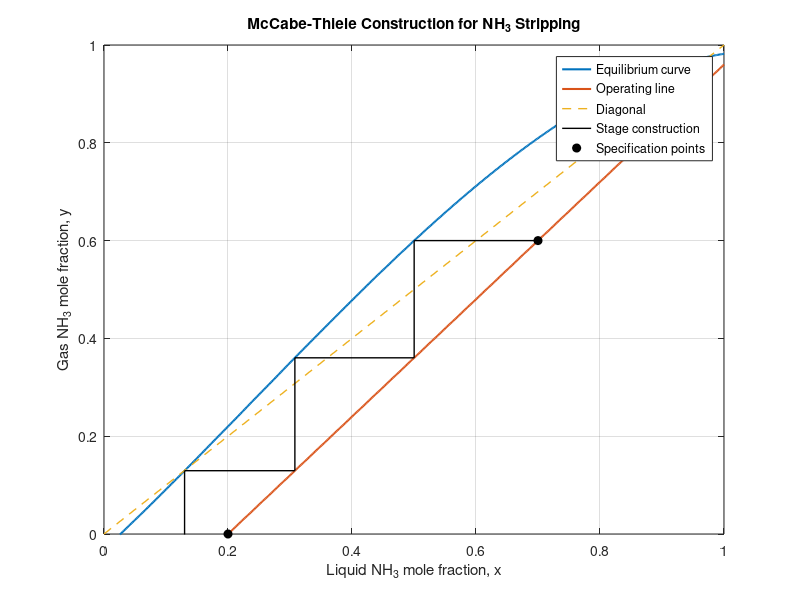

Reproduce this figure in MATLAB.
%%%%%%%%%%%%%%%%%%%%%%%%%%%%%%%%%%%%%%%%%%%%%%%%%%%%%%%%%%%%%%%%%%%%%%%%%%%
% Process Simulation Laboratory-I
%
% Aim: To design a counter-current stripping column for the recovery of
%      ammonia from a liquid stream and to determine the theoretical stages,
%      column area, HTU, NTU and stripping tower height using the
%      McCabe-Thiele and HTU-NTU methods.
%
% Author: Mridun Gupta, (IMT.CE, 2024)
%
% Roll Number: J24IMT624
%%%%%%%%%%%%%%%%%%%%%%%%%%%%%%%%%%%%%%%%%%%%%%%%%%%%%%%%%%%%%%%%%%%%%%%%%%%

clc;
clear;
close all;

format short g;
format compact;

%% ----------------------- GIVEN DATA --------------------------------------

% Liquid compositions
% xb -> Liquid inlet NH3 mole fraction
% xa -> Liquid outlet NH3 mole fraction
xb = 0.70;
xa = 0.20;

% Gas compositions
% yb -> Gas outlet NH3 mole fraction
% ya -> Gas inlet NH3 mole fraction
yb = 0.60;
ya = 0.00;

% Operating conditions
F = 100;                    % Feed flow rate, kg/h
T = 300;                    % Operating temperature, K
P = 0.7;                    % Operating pressure, bar
D = 1;                      % Column diameter, m

% Liquid flow rate and volumetric liquid-phase mass-transfer coefficient
L = 100;                    % Liquid flow rate, kg/h
Kxa = 20;                   % Volumetric liquid-phase coefficient, as supplied

% VLE data
x_data = [ ...
    0.10 0.20 0.30 0.40 0.50 0.60 0.70 0.80 0.90 1.00];

y_data = [ ...
    0.10 0.20 0.35 0.50 0.60 0.70 0.80 0.90 0.95 0.98];

%% ----------------------- VALIDATION OF INPUTS ----------------------------

if any([xb xa yb ya] < 0) || any([xb xa yb ya] > 1)
    error('All mole fractions must lie between 0 and 1.');
end

if xb <= xa
    error('For the supplied stripper specification, xb must be greater than xa.');
end

if yb <= ya
    error('For the supplied stripper specification, yb must be greater than ya.');
end

if D <= 0 || L <= 0 || Kxa <= 0
    error('D, L and Kxa must be positive.');
end

%% ----------------------- VLE CURVE FIT ----------------------------------

% Cubic equilibrium relation:
% y_eq = Aeq*x^3 + Beq*x^2 + Ceq*x + Deq
VLE = polyfit(x_data, y_data, 3);

Aeq = VLE(1);
Beq = VLE(2);
Ceq = VLE(3);
Deq = VLE(4);

%% ----------------------- COLUMN AREA ------------------------------------

Area = pi*(D/2)^2;

%% ----------------------- OPERATING LINE ---------------------------------

% Operating line:
% y = m*x + c
m = (yb - ya)/(xb - xa);
c = ya - m*xa;

%% ----------------------- MCBABE-THIELE STAGE CALCULATION ---------------

% Start at the upper stripping-column specification point (xb, yb).
% Move horizontally to the equilibrium curve and vertically to the
% operating line until xa is reached.
x_current = xb;
y_current = yb;

N_complete = 0;
N_theoretical = NaN;

% Staircase coordinates for plotting
x_stage = xb;
y_stage = yb;

maxStages = 1000;

while N_complete < maxStages

    % Solve y_current = y_eq(x) for equilibrium liquid composition.
    polynomial = [Aeq Beq Ceq (Deq - y_current)];
    roots_eq = roots(polynomial);

    real_roots = real(roots_eq(abs(imag(roots_eq)) < 1e-8));
    valid_roots = real_roots(real_roots >= 0 & real_roots <= 1);

    if isempty(valid_roots)
        error('No physical equilibrium root was found during stage calculation.');
    end

    % Select the equilibrium root closest to the current liquid composition.
    [~, index] = min(abs(valid_roots - x_current));
    x_star = valid_roots(index);

    % Move vertically to operating line.
    y_next = m*x_star + c;

    % Final fractional stage
    if x_star <= xa
        fraction = (x_current - xa)/(x_current - x_star);
        N_theoretical = N_complete + fraction;

        x_stage(end+1) = x_star; %#ok<SAGROW>
        y_stage(end+1) = y_current; %#ok<SAGROW>
        x_stage(end+1) = x_star; %#ok<SAGROW>
        y_stage(end+1) = y_next; %#ok<SAGROW>
        break;
    end

    % Complete theoretical stage
    N_complete = N_complete + 1;

    x_stage(end+1) = x_star; %#ok<SAGROW>
    y_stage(end+1) = y_current; %#ok<SAGROW>
    x_stage(end+1) = x_star; %#ok<SAGROW>
    y_stage(end+1) = y_next; %#ok<SAGROW>

    x_current = x_star;
    y_current = y_next;
end

if isnan(N_theoretical)
    error('Maximum stage count reached without reaching the specified liquid outlet composition.');
end

%% ----------------------- HTU CALCULATION --------------------------------

% HTU based on liquid flow rate and Kxa as given in the assignment.
HTU = L/(Kxa*Area);

%% ----------------------- NTU CALCULATION --------------------------------

% For stripping, liquid-phase driving force is taken as:
% driving force = x - x_star
%
% Integrate from xa to xb so that the NTU is positive.
x = linspace(xa, xb, 2000);
x_star = zeros(size(x));

for i = 1:length(x)

    % Operating-line gas composition
    y_i = m*x(i) + c;

    % Equilibrium relation:
    % y_i = Aeq*x_star^3 + Beq*x_star^2 + Ceq*x_star + Deq
    polynomial = [Aeq Beq Ceq (Deq - y_i)];
    roots_eq = roots(polynomial);

    real_roots = real(roots_eq(abs(imag(roots_eq)) < 1e-7));
    valid_roots = real_roots(real_roots >= 0 & real_roots <= 1);

    if isempty(valid_roots)
        error('No physical equilibrium root found during NTU calculation.');
    end

    [~, index] = min(abs(valid_roots - x(i)));
    x_star(i) = valid_roots(index);
end

driving_force = x - x_star;

if any(driving_force <= 0)
    error('Non-positive liquid-phase driving force encountered during NTU integration.');
end

NTU = trapz(x, 1./driving_force);

%% ----------------------- TOWER HEIGHT -----------------------------------

Z = HTU*NTU;

%% --------------------------- RESULTS -------------------------------------

disp('==============================================================')
disp('                NH3 STRIPPING RESULTS')
disp('==============================================================')

fprintf('\nTemperature               = %.2f K\n', T);
fprintf('Pressure                  = %.2f bar\n', P);
fprintf('Column diameter           = %.2f m\n', D);
fprintf('Column area               = %.6f m^2\n', Area);

fprintf('\nVLE cubic coefficients:\n');
fprintf('Aeq = %.9f\n', Aeq);
fprintf('Beq = %.9f\n', Beq);
fprintf('Ceq = %.9f\n', Ceq);
fprintf('Deq = %.9f\n', Deq);

fprintf('\nOperating line:\n');
fprintf('y = %.6f x + %.6f\n', m, c);

fprintf('\nMass-transfer results:\n');
fprintf('HTU = %.6f m\n', HTU);
fprintf('NTU = %.6f\n', NTU);
fprintf('Tower height, Z = %.6f m\n', Z);
fprintf('Theoretical stages = %.6f\n', N_theoretical);

disp('==============================================================')

%% --------------------------- MCBABE-THIELE PLOT --------------------------

x_plot = linspace(0, 1, 500);
y_eq_plot = Aeq*x_plot.^3 + Beq*x_plot.^2 + Ceq*x_plot + Deq;
y_op_plot = m*x_plot + c;

figure('Name','Assignment 8 - NH3 Stripping','NumberTitle','off');
plot(x_plot, y_eq_plot, 'LineWidth', 1.5);
hold on;
plot(x_plot, y_op_plot, 'LineWidth', 1.5);
plot([0 1], [0 1], '--', 'LineWidth', 1.0);
plot(x_stage, y_stage, '-k', 'LineWidth', 1.0);
plot([xa xb], [ya yb], 'ko', 'MarkerFaceColor', 'k');
hold off;

grid on;
xlim([0 1]);
ylim([0 1]);
xlabel('Liquid NH_3 mole fraction, x');
ylabel('Gas NH_3 mole fraction, y');
title('McCabe-Thiele Construction for NH_3 Stripping');
legend('Equilibrium curve','Operating line','Diagonal','Stage construction', ...
       'Specification points','Location','best');
